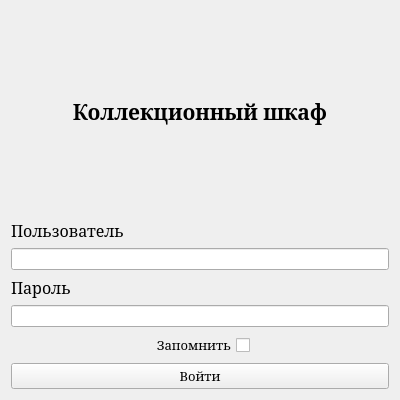
<?xml version="1.0" encoding="UTF-8"?>
<ui version="4.0">
 <class>LoginWidget</class>
 <widget class="QWidget" name="LoginWidget">
  <property name="geometry">
   <rect>
    <x>0</x>
    <y>0</y>
    <width>400</width>
    <height>400</height>
   </rect>
  </property>
  <property name="sizePolicy">
   <sizepolicy hsizetype="Fixed" vsizetype="Fixed">
    <horstretch>0</horstretch>
    <verstretch>0</verstretch>
   </sizepolicy>
  </property>
  <property name="windowTitle">
   <string>Вход в шкаф</string>
  </property>
  <layout class="QVBoxLayout" name="verticalLayout">
   <item>
    <widget class="QLabel" name="l_name">
     <property name="sizePolicy">
      <sizepolicy hsizetype="Preferred" vsizetype="Preferred">
       <horstretch>0</horstretch>
       <verstretch>0</verstretch>
      </sizepolicy>
     </property>
     <property name="font">
      <font>
       <family>Constantia</family>
       <pointsize>16</pointsize>
       <weight>75</weight>
       <bold>true</bold>
      </font>
     </property>
     <property name="text">
      <string>Коллекционный шкаф</string>
     </property>
     <property name="alignment">
      <set>Qt::AlignCenter</set>
     </property>
    </widget>
   </item>
   <item>
    <widget class="QLabel" name="l_user">
     <property name="sizePolicy">
      <sizepolicy hsizetype="Preferred" vsizetype="Fixed">
       <horstretch>0</horstretch>
       <verstretch>0</verstretch>
      </sizepolicy>
     </property>
     <property name="font">
      <font>
       <family>Constantia</family>
       <pointsize>12</pointsize>
      </font>
     </property>
     <property name="text">
      <string>Пользователь</string>
     </property>
    </widget>
   </item>
   <item>
    <widget class="QLineEdit" name="le_user"/>
   </item>
   <item>
    <widget class="QLabel" name="l_pwd">
     <property name="sizePolicy">
      <sizepolicy hsizetype="Preferred" vsizetype="Fixed">
       <horstretch>0</horstretch>
       <verstretch>0</verstretch>
      </sizepolicy>
     </property>
     <property name="font">
      <font>
       <family>Constantia</family>
       <pointsize>12</pointsize>
      </font>
     </property>
     <property name="text">
      <string>Пароль</string>
     </property>
    </widget>
   </item>
   <item>
    <widget class="QLineEdit" name="le_pwd"/>
   </item>
   <item alignment="Qt::AlignHCenter">
    <widget class="QCheckBox" name="cb_remember">
     <property name="font">
      <font>
       <family>Constantia</family>
       <pointsize>10</pointsize>
      </font>
     </property>
     <property name="layoutDirection">
      <enum>Qt::RightToLeft</enum>
     </property>
     <property name="text">
      <string>Запомнить</string>
     </property>
    </widget>
   </item>
   <item>
    <widget class="QPushButton" name="pb_login">
     <property name="font">
      <font>
       <family>Constantia</family>
       <pointsize>10</pointsize>
      </font>
     </property>
     <property name="text">
      <string>Войти</string>
     </property>
    </widget>
   </item>
  </layout>
 </widget>
 <resources/>
 <connections/>
</ui>
